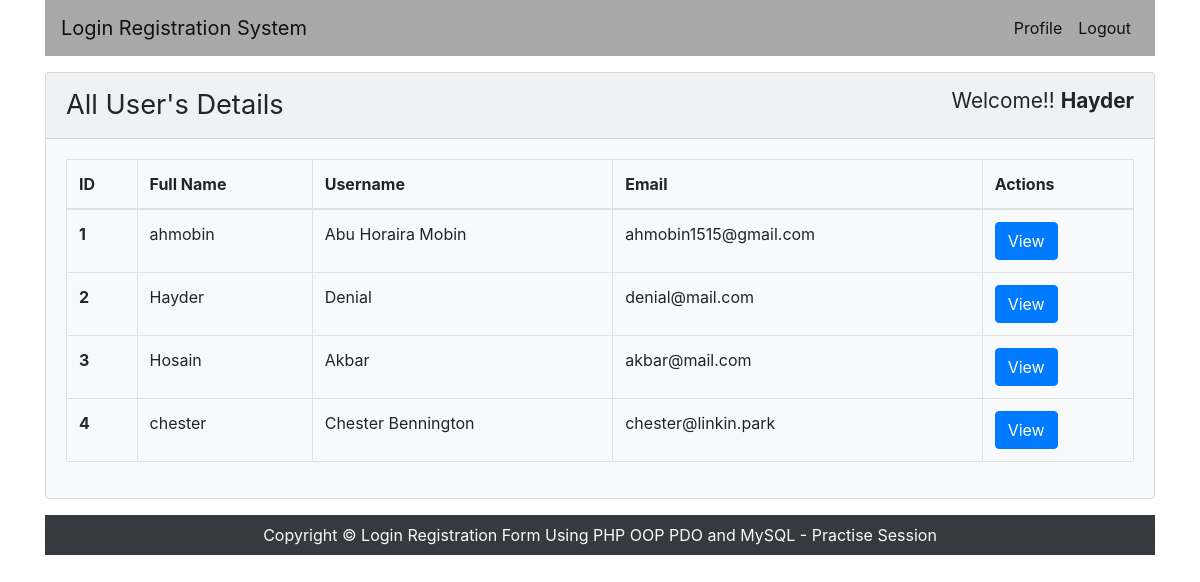
Page /index.php (signed in) on the committed database.
### tables this page shows
CREATE TABLE `users` (
  `user_id` int(11) NOT NULL,
  `user_full_name` varchar(255) NOT NULL,
  `user_name` varchar(255) NOT NULL,
  `user_email` varchar(255) NOT NULL,
  `user_password` varchar(255) NOT NULL
);

### inc/Session.php (called while the page is built, shortened)
<?php
class Session{
    public static function get($key){
        if(isset($_SESSION[$key])){
            return $_SESSION[$key];
        }else{
            return false;
        }
    }
}

### inc/User.php (called while the page is built, shortened)
<?php
include 'Database.php';
include_once 'Session.php';
class User{
    private $db_conn;
    public function __construct(){
        $this->db_conn = new Database();
    }
    public function getUsersData(){
        $sql = "SELECT * FROM users ORDER BY user_id ASC";
        $query = $this -> db_conn -> pdo -> prepare($sql);
        $query -> execute();
        $result = $query -> fetchAll();
        return $result;
    }
}

### inc/Database.php (called while the page is built)
<?php
class Database{
    private $hostname = "localhost";
    private $username = "root";
    private $password = "";
    private $dbname   = "oop_login_reg";
    public $pdo;
    public function __construct(){
        if(!isset($this -> pdo)){
            try{
                $conn = new PDO("mysql:host=".$this->hostname.";dbname=".$this->dbname,$this->username,$this->password);
                $conn -> setAttribute(PDO::ATTR_ERRMODE, PDO::ERRMODE_EXCEPTION);
                $conn -> exec("SET CHARACTER SET utf8");
                $this -> pdo = $conn;
            }catch (PDOException $error){
                echo "Database Connection Not Established ".$error->getMessage();
            }
        }
    }
}

### index.php (the view, shortened to what this page needs)
<?php
include 'header.php';
include 'inc/User.php';
?>
    <section>
        <div class="card bg-light my-3">
            <div class="card-header">
                <p class="heading2">All User's Details</p> <span class="card_header_right">Welcome!!  <b>
                        <?php
                            $user = Session::get("userName");
                            if(isset($user)){
                                echo $user;
                            }
                        ?>
                </b></span>
            </div>
            <div class="card-body">
                <table class="table table-bordered">
                    <thead>
                    <tr>
                        <th scope="col">ID</th>
                        <th scope="col">Full Name</th>
                        <th scope="col">Username</th>
                        <th scope="col">Email</th>
                        <th scope="col">Actions</th>
                    </tr>
                    </thead>
                    <tbody>
                    <?php
                        $user = new User();
                        $userData = $user -> getUsersData();
                        if($userData == true){
                            $i = 0;
                            foreach ($userData as $data){
                                $i++; ?>
                    <tr>
                        <th scope="row"><?php echo $i ?></th>
                        <td><?php echo $data['user_name'] ?></td>
                        <td><?php echo $data['user_full_name'] ?></td>
                        <td><?php echo $data['user_email'] ?></td>
                        <td><a href="profile.php?id=<?php echo $data['user_id'] ?>" class="btn btn-primary">View</a></td>
                    </tr>
                    <?php }
                        }else{ ?>
                            <tr>
                                <td colspan="5">No Data Found</td>
                            </tr>
                    <?php  } ?>
                    </tbody>
                </table>
            </div>
        </div>
    </section> <section></section>
<?php
include 'footer.php';
?>

### assets/css/style.css (style rules this page uses)
.heading2 { font-size: 1.7em; display: inline; }
.card_header_right { font-size: 1.3em; float: right; }

### rows in the picture
users: user_name "ahmobin", user_full_name "Abu Horaira Mobin", user_email "ahmobin1515@gmail.com"
users: user_name "Hayder", user_full_name "Denial", user_email "denial@mail.com"
users: user_name "Hosain", user_full_name "Akbar", user_email "akbar@mail.com"
users: user_name "chester", user_full_name "Chester Bennington", user_email "chester@linkin.park"

### other values in the picture
$user "Hayder"
